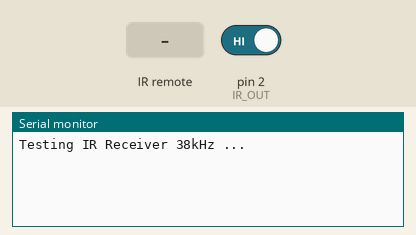
The sketch below on a simulated Arduino Uno, built with avr-gcc and run on an emulated ATmega328P. On the bench: the last lines printed to the serial monitor. Wiring (inferred from the names in the program): IR receiver: data pin 2. The inputs (shaded band) are chosen by the test bench; at power-on: pin 2 (IR_OUT) HIGH.

Above: at 1.2 s.
1.3 s: infrared code 0x0 received
At 2.6 s:
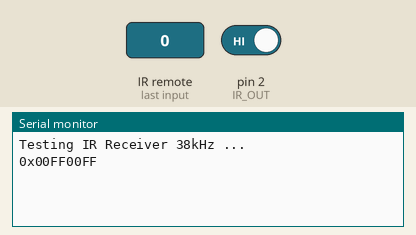
2.9 s: infrared code 0x1 received
At 4.2 s:
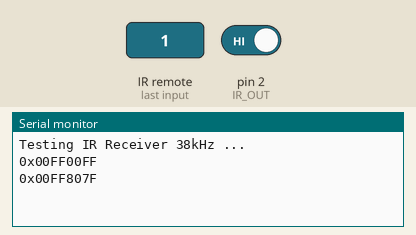
4.5 s: infrared code 0x2 received
At 5.4 s:
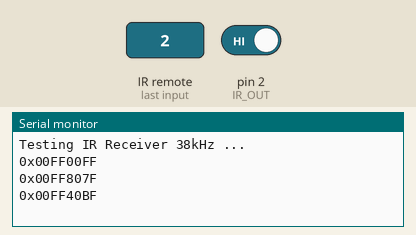

The sketch:

IR_Receiver.ino
```cpp
#define IR_OUT 2 // INT0
#define IR_GND 3
#define IR_VCC 4

#define IR_DEBUG 1

enum { IR_IDLE, IR_HEAD, IR_CODE, IR_DONE };

#define IR_CODE_NAME(code,name) { code, #name }

typedef struct { word code; const char* name; } TIrCodeName;


TIrCodeName gIrKey24[] =
{
    IR_CODE_NAME( 0xc03f, ON ),
    IR_CODE_NAME( 0x40bf, OFF ),
    IR_CODE_NAME( 0x807f, DN ),
    IR_CODE_NAME( 0x00ff, UP ),
    IR_CODE_NAME( 0xe01f, W ),
    IR_CODE_NAME( 0x609f, B ),
    IR_CODE_NAME( 0xa05f, G ),
    IR_CODE_NAME( 0x20df, R ),
    IR_CODE_NAME( 0xd02f, FLASH ),
    IR_CODE_NAME( 0xf00f, STROBE ),
    IR_CODE_NAME( 0xc837, FADE ),
    IR_CODE_NAME( 0xe817, SMOOTH ),
    IR_CODE_NAME( 0x10ef, R1 ),
    IR_CODE_NAME( 0x30cf, R2 ),
    IR_CODE_NAME( 0x08f7, R3 ),
    IR_CODE_NAME( 0x28d7, R4 ),
    IR_CODE_NAME( 0x906f, G1 ),
    IR_CODE_NAME( 0xb04f, G2 ),
    IR_CODE_NAME( 0x8877, G3 ),
    IR_CODE_NAME( 0xa857, G4 ),
    IR_CODE_NAME( 0x50af, B1 ),
    IR_CODE_NAME( 0x708f, B2 ),
    IR_CODE_NAME( 0x48b7, B3 ),
    IR_CODE_NAME( 0x6897, B4 )
};

TIrCodeName gIrKey44[] =
{
    IR_CODE_NAME( 0x02FD, ON ),
    IR_CODE_NAME( 0x827D, PLAY ),
    IR_CODE_NAME( 0xBA45, DN ),
    IR_CODE_NAME( 0x3AC5, UP ),
    IR_CODE_NAME( 0x22DD, W ),
    IR_CODE_NAME( 0xA25D, B ),
    IR_CODE_NAME( 0x9A65, G ),
    IR_CODE_NAME( 0x1AE5, R ),
    IR_CODE_NAME( 0x2AD5, R1 ),
    IR_CODE_NAME( 0x0AF5, R2 ),
    IR_CODE_NAME( 0x38C7, R3 ),
    IR_CODE_NAME( 0x18E7, R4 ),
    IR_CODE_NAME( 0xAA55, G1 ),
    IR_CODE_NAME( 0x8A75, G2 ),
    IR_CODE_NAME( 0xB847, G3 ),
    IR_CODE_NAME( 0x9867, G4 ),
    IR_CODE_NAME( 0x926D, B1 ),
    IR_CODE_NAME( 0xB24D, B2 ),
    IR_CODE_NAME( 0x7887, B3 ),
    IR_CODE_NAME( 0x58A7, B4 ),
    IR_CODE_NAME( 0x12ED, W1 ),
    IR_CODE_NAME( 0x32CD, W2 ),
    IR_CODE_NAME( 0xF807, W3 ),
    IR_CODE_NAME( 0xD827, W4 ),
    IR_CODE_NAME( 0xE817, QUICK ),
    IR_CODE_NAME( 0xC837, SLOW ),
    IR_CODE_NAME( 0xF00F, AUTO ),
    IR_CODE_NAME( 0xD02F, FLASH ),
    IR_CODE_NAME( 0xE01F, FADE7 ),
    IR_CODE_NAME( 0x30CF, DIY1 ),
    IR_CODE_NAME( 0xB04F, DIY2 ),
    IR_CODE_NAME( 0x708F, DIY3 ),
    IR_CODE_NAME( 0x10EF, DIY4 ),
    IR_CODE_NAME( 0x906F, DIY5 ),
    IR_CODE_NAME( 0x50AF, DIY6 ),
    IR_CODE_NAME( 0x20DF, JUMP3 ),
    IR_CODE_NAME( 0xA05F, JUMP7 ),
    IR_CODE_NAME( 0x609F, FADE3 ),
    IR_CODE_NAME( 0x28D7, R_UP ),
    IR_CODE_NAME( 0x08F7, R_DN ),
    IR_CODE_NAME( 0xA857, G_UP ),
    IR_CODE_NAME( 0x8877, G_DN ),
    IR_CODE_NAME( 0x6897, B_UP ),
    IR_CODE_NAME( 0x48B7, B_DN )
};

TIrCodeName gIrChanghongTV[] =
{
    IR_CODE_NAME( 0x08F7, MUTE ),

    IR_CODE_NAME( 0x48B7, POWER ),
    IR_CODE_NAME( 0xC837, TV ),
    IR_CODE_NAME( 0x1AE5, AV ),
    IR_CODE_NAME( 0x30CF, HDMI ),
    IR_CODE_NAME( 0xBA45, USB ),
    IR_CODE_NAME( 0x52AD, RW ),
    IR_CODE_NAME( 0xD22D, FW ),
    IR_CODE_NAME( 0x32CD, BEGIN ),
    IR_CODE_NAME( 0xB24D, END ),
    IR_CODE_NAME( 0x42BD, HEART ),
    IR_CODE_NAME( 0x38C7, MTS ),
    IR_CODE_NAME( 0xEA15, CC ),
    IR_CODE_NAME( 0x2AD5, STILL ),
    IR_CODE_NAME( 0x18E7, CHLIST ),
    IR_CODE_NAME( 0x6897, INFO ),
    IR_CODE_NAME( 0xA25D, STRETCH ),
    IR_CODE_NAME( 0xFA05, HOME ),
    IR_CODE_NAME( 0xDA25, MENU ),
    IR_CODE_NAME( 0x28D7, WHAT ),
    IR_CODE_NAME( 0x22DD, EXIT ),
    IR_CODE_NAME( 0x02FD, RECALL ),
    IR_CODE_NAME( 0x9867, UP ),
    IR_CODE_NAME( 0xB847, DOWN ),
    IR_CODE_NAME( 0xE21D, RIGHT ),
    IR_CODE_NAME( 0x629D, LEFT ),
    IR_CODE_NAME( 0x50AF, ENTER ),
    IR_CODE_NAME( 0x58A7, VOL_UP ),
    IR_CODE_NAME( 0x7887, VOL_DN ),
    IR_CODE_NAME( 0xD827, CH_UP ),
    IR_CODE_NAME( 0xF807, CH_DN ),
    IR_CODE_NAME( 0x5AA5, SOUND ),
    IR_CODE_NAME( 0x8877, PICTURE ),
    IR_CODE_NAME( 0x807F, KEY1 ),
    IR_CODE_NAME( 0x40BF, KEY2 ),
    IR_CODE_NAME( 0xC03F, KEY3 ),
    IR_CODE_NAME( 0x20DF, KEY4 ),
    IR_CODE_NAME( 0xA05F, KEY5 ),
    IR_CODE_NAME( 0x609F, KEY6 ),
    IR_CODE_NAME( 0xE01F, KEY7 ),
    IR_CODE_NAME( 0x10EF, KEY8 ),
    IR_CODE_NAME( 0x906F, KEY9 ),
    IR_CODE_NAME( 0x708F, MINUS ),
    IR_CODE_NAME( 0x00FF, KEY0 ),
    IR_CODE_NAME( 0xB04F, SLEEP )
};

const struct { const char *name; word mfg; TIrCodeName *defs; byte num; } gIrDefs[] =
{
    { "LED-24Key", 0x00f7, gIrKey24, sizeof(gIrKey24)/sizeof(TIrCodeName) }, // 24 Key LED Controller (0x00f7)
//    { "LED-44Key", 0x00ff, gIrKey44, sizeof(gIrKey44)/sizeof(TIrCodeName) }, // 44 Key LED Controller (0x00ff)
    { "Changhong", 0x02fd, gIrChanghongTV, sizeof(gIrChanghongTV)/sizeof(TIrCodeName) } // Changhong TV Remote
};


byte gIrStatus = IR_IDLE;
uint32_t gIrEdgeUs = 0;
union { uint32_t u32; word u16[2]; } gIrCode;

#if IR_DEBUG
word gIrPulseOn = 0, gIrPulseOff = 0, gIrPulseCount = 0;
#endif


void setup()
{
    pinMode(IR_VCC, OUTPUT);
    pinMode(IR_GND, OUTPUT);
    pinMode(IR_OUT, INPUT);

    digitalWrite(IR_GND, LOW); // power up the sensor
    digitalWrite(IR_VCC, HIGH);

    attachInterrupt(0, irInt0, CHANGE);

#if IR_DEBUG
    Serial.begin(115200);
    Serial.println("Testing IR Receiver 38kHz ...");
#endif
}


void irInt0 ()
{
    uint32_t now = micros();
    uint32_t pulse = now - gIrEdgeUs;
    gIrEdgeUs = now;
#if IR_DEBUG
    word wpulse = pulse > 0xffff ? 0xffff : pulse;
#endif
    byte pulse8 = ((word)pulse>>8) & 0xff;

    if(PIND & B100)
    {
        // ON: was LOW now HIGH
#if IR_DEBUG
        gIrPulseOn = wpulse;
#endif
        if(pulse8 > 20) // usually 8ms
            gIrStatus = IR_HEAD;
//        else
//        if(gIrStatus == IR_IDLE && pulse8 > 9) // PS2
//            gIrStatus = IR_CODE;
    }
    else
    {
        // OFF: was HIGH now LOW
#if IR_DEBUG
        gIrPulseOff = wpulse;
#endif
        if(gIrStatus == IR_HEAD) {
            gIrCode.u32 = pulse8 < 12 ? 1 : 0; // 2.2ms repeat, 4.4ms code
            gIrStatus = IR_CODE;
        } else
        if(gIrStatus == IR_CODE) {
            if(pulse8 > 16)
                gIrStatus = IR_DONE;
            else
                gIrCode.u32 = (gIrCode.u32 << 1) | (pulse8 > 4 ? 1 : 0);
        }
    }

#if IR_DEBUG
    gIrPulseCount ++;
#endif
}


bool irHasCode ()
{

    if(gIrStatus == IR_DONE) {
        gIrStatus = IR_IDLE;
        return true;
    }

    if(gIrStatus == IR_CODE) {
        uint32_t pulse = micros() - gIrEdgeUs;
        if(pulse < 0xffff0000L && pulse > 100000L) {
            gIrStatus = IR_IDLE;
            return true;
        }
    }

    return false;
}


#if IR_DEBUG

#include <stdarg.h>
#define printf PRINTF
void PRINTF(char *fmt, ... )
{
    char buf[128]; // resulting string limited to 128 chars
    va_list args;
    va_start (args, fmt );
    vsnprintf(buf, 128, fmt, args);
    va_end (args);
    Serial.print(buf);
}

byte ir_learn = 0;
word ir_all[128];
byte ir_dist[8];
byte ir_num = 0;
uint32_t xx = 0;

void irDebugRemoteControl ()
{
    char tmp[16];
    uint32_t pause = micros() - gIrEdgeUs;
    if(pause > 0xffff0000) // seems like micros() can go back
        pause = 0;

    switch(ir_learn)
    {
        case 0:
            Serial.println("Press any key on the remote ...");
            ir_learn = 1;
            gIrPulseOn = 0;
            gIrPulseCount = 0;
            break;
        case 1:
            if(ir_num>8 && pause > 3000000L) {
                ir_learn = 2;
                xx = pause;
                return;
            }
            if(gIrPulseOn) {
                sprintf(tmp, "%s%u,%u", gIrPulseCount>0?" ":"", gIrPulseOff, gIrPulseOn);
                Serial.print(tmp);
                if(gIrPulseCount % 16 == 0)
                    Serial.println();
                if(ir_num < sizeof(ir_all)/sizeof(ir_all[0])) {
                    ir_all[ir_num] = gIrPulseOff;
                    ir_all[ir_num+1] = gIrPulseOn;
                    ir_num += 2;
                }
                gIrPulseOn = 0;
            }
            break;

        case 2:
            word onlo=0xffff, onhi=0, offlo=0xffff, offhi=0;
            for(int i=0; i<ir_num; i+=2) {
                if(ir_all[i] != 0xffff && ir_all[i] > offhi)
                    offhi = ir_all[i];
                if(ir_all[i] < offlo)
                    offlo = ir_all[i];
                if(ir_all[i+1] > onhi)
                    onhi = ir_all[i+1];
                if(ir_all[i+1] < onlo)
                    onlo = ir_all[i+1];
            }
            printf("\n\noff low: %u", offlo);
            printf("\noff hi:  %u", offhi);
            printf("\non min:  %u", onlo);
            printf("\non max:  %u", onhi);

            word lo = (offlo > onlo ? onlo : offlo)/2, hi;
            uint32_t total; byte num;
            for(word hi=lo*3; hi<0x7fff; lo=hi,hi*=2) {
                printf("\n\nBucket %d - %d [us]:", lo, hi);
                num = 0;
                total = 0;
                for(int i=0; i<ir_num; i+=2)
                    if(ir_all[i] > lo && ir_all[i] <=hi) {
                        total += ir_all[i];
                        num++;
                    }
                if(num)
                    printf("\nOFF: %d (%d)", num, total/num);
                num = 0;
                total = 0;
                for(int i=1; i<ir_num; i+=2)
                    if(ir_all[i] > lo && ir_all[i] <=hi) {
                        total += ir_all[i];
                        num++;
                    }
                if(num)
                    printf("\nON:  %d (%d)", num, total/num);
            }

            ir_learn = 3;
            break;
    }

}

#endif // #if IR_DEBUG

void loop()
{
//    return irDebugRemoteControl();

    bool hasCode = irHasCode();
    if(hasCode) {
#if IR_DEBUG
        if(gIrCode.u32 == 1)
            printf(" HOLD");
        else
        {
            for(byte m=0; m<sizeof(gIrDefs)/sizeof(gIrDefs[0]); m++) if(gIrDefs[m].mfg == gIrCode.u16[1])
                for(byte i=0; i<gIrDefs[m].num; i++)
                    if(gIrDefs[m].defs[i].code == gIrCode.u16[0]) {
                        printf("\n%s %s", gIrDefs[m].name, gIrDefs[m].defs[i].name);
                        hasCode = false;
                    }
            if(hasCode)
                printf("\n0x%08lX", gIrCode);
        }
#endif
        gIrStatus = IR_IDLE;
    }
}
```

Measured:
- after the input at 1.3 s, the serial monitor: prints a new line after 0.19 s (image 1)
- after the input at 2.9 s, the serial monitor: prints a new line after 0.19 s (image 2)
- after the input at 4.5 s, the serial monitor: prints a new line after 0.19 s (image 3)
